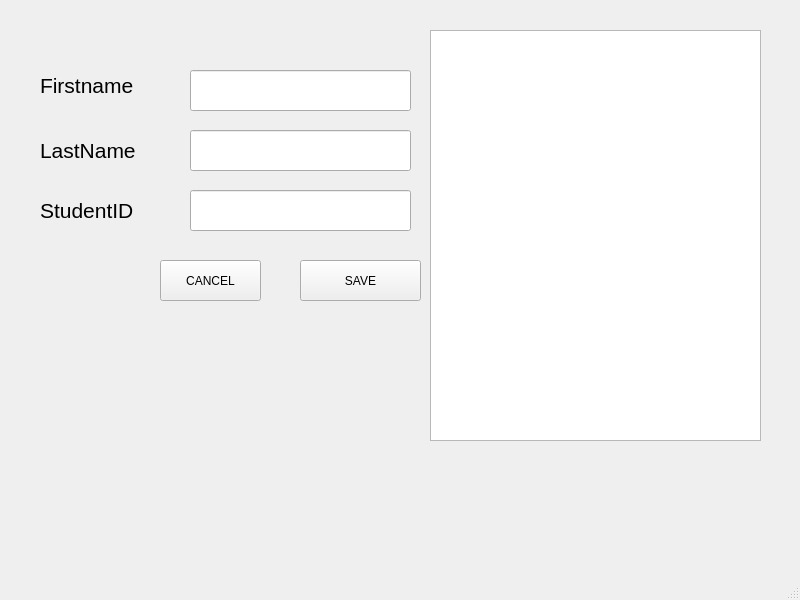
<?xml version="1.0" encoding="UTF-8"?>
<ui version="4.0">
 <class>stdmain</class>
 <widget class="QMainWindow" name="stdmain">
  <property name="geometry">
   <rect>
    <x>0</x>
    <y>0</y>
    <width>800</width>
    <height>600</height>
   </rect>
  </property>
  <property name="windowTitle">
   <string>โปรแกรทบันทึกข้อมูลนักเรียน</string>
  </property>
  <widget class="QWidget" name="centralwidget">
   <widget class="QLabel" name="lbl_Last">
    <property name="geometry">
     <rect>
      <x>40</x>
      <y>130</y>
      <width>121</width>
      <height>41</height>
     </rect>
    </property>
    <property name="font">
     <font>
      <pointsize>16</pointsize>
     </font>
    </property>
    <property name="text">
     <string>LastName</string>
    </property>
    <property name="buddy">
     <cstring>txt_Last</cstring>
    </property>
   </widget>
   <widget class="QLabel" name="lbl_Name">
    <property name="geometry">
     <rect>
      <x>40</x>
      <y>50</y>
      <width>121</width>
      <height>71</height>
     </rect>
    </property>
    <property name="font">
     <font>
      <pointsize>16</pointsize>
     </font>
    </property>
    <property name="text">
     <string>Firstname</string>
    </property>
    <property name="buddy">
     <cstring>txt_Name</cstring>
    </property>
   </widget>
   <widget class="QLabel" name="lbl_Code">
    <property name="geometry">
     <rect>
      <x>40</x>
      <y>190</y>
      <width>101</width>
      <height>41</height>
     </rect>
    </property>
    <property name="font">
     <font>
      <pointsize>16</pointsize>
     </font>
    </property>
    <property name="text">
     <string>StudentID</string>
    </property>
    <property name="buddy">
     <cstring>txt_Code</cstring>
    </property>
   </widget>
   <widget class="QLineEdit" name="txt_Name">
    <property name="geometry">
     <rect>
      <x>190</x>
      <y>70</y>
      <width>221</width>
      <height>41</height>
     </rect>
    </property>
    <property name="text">
     <string/>
    </property>
   </widget>
   <widget class="QLineEdit" name="txt_Last">
    <property name="geometry">
     <rect>
      <x>190</x>
      <y>130</y>
      <width>221</width>
      <height>41</height>
     </rect>
    </property>
   </widget>
   <widget class="QLineEdit" name="txt_Code">
    <property name="geometry">
     <rect>
      <x>190</x>
      <y>190</y>
      <width>221</width>
      <height>41</height>
     </rect>
    </property>
    <property name="font">
     <font>
      <pointsize>16</pointsize>
     </font>
    </property>
   </widget>
   <widget class="QPushButton" name="btnCancel">
    <property name="geometry">
     <rect>
      <x>160</x>
      <y>260</y>
      <width>101</width>
      <height>41</height>
     </rect>
    </property>
    <property name="text">
     <string>CANCEL</string>
    </property>
   </widget>
   <widget class="QPushButton" name="btnSave">
    <property name="geometry">
     <rect>
      <x>300</x>
      <y>260</y>
      <width>121</width>
      <height>41</height>
     </rect>
    </property>
    <property name="text">
     <string>SAVE</string>
    </property>
   </widget>
   <widget class="QPlainTextEdit" name="txt">
    <property name="geometry">
     <rect>
      <x>430</x>
      <y>30</y>
      <width>331</width>
      <height>411</height>
     </rect>
    </property>
   </widget>
  </widget>
  <widget class="QMenuBar" name="menubar">
   <property name="geometry">
    <rect>
     <x>0</x>
     <y>0</y>
     <width>800</width>
     <height>18</height>
    </rect>
   </property>
  </widget>
  <widget class="QStatusBar" name="statusbar"/>
 </widget>
 <resources/>
 <connections>
  <connection>
   <sender>btnCancel</sender>
   <signal>clicked()</signal>
   <receiver>txt_Name</receiver>
   <slot>clear()</slot>
   <hints>
    <hint type="sourcelabel">
     <x>190</x>
     <y>244</y>
    </hint>
    <hint type="destinationlabel">
     <x>190</x>
     <y>88</y>
    </hint>
   </hints>
  </connection>
  <connection>
   <sender>btnCancel</sender>
   <signal>clicked()</signal>
   <receiver>txt_Last</receiver>
   <slot>clear()</slot>
   <hints>
    <hint type="sourcelabel">
     <x>174</x>
     <y>244</y>
    </hint>
    <hint type="destinationlabel">
     <x>174</x>
     <y>134</y>
    </hint>
   </hints>
  </connection>
  <connection>
   <sender>btnCancel</sender>
   <signal>clicked()</signal>
   <receiver>txt_Code</receiver>
   <slot>clear()</slot>
   <hints>
    <hint type="sourcelabel">
     <x>155</x>
     <y>244</y>
    </hint>
    <hint type="destinationlabel">
     <x>155</x>
     <y>179</y>
    </hint>
   </hints>
  </connection>
 </connections>
</ui>
